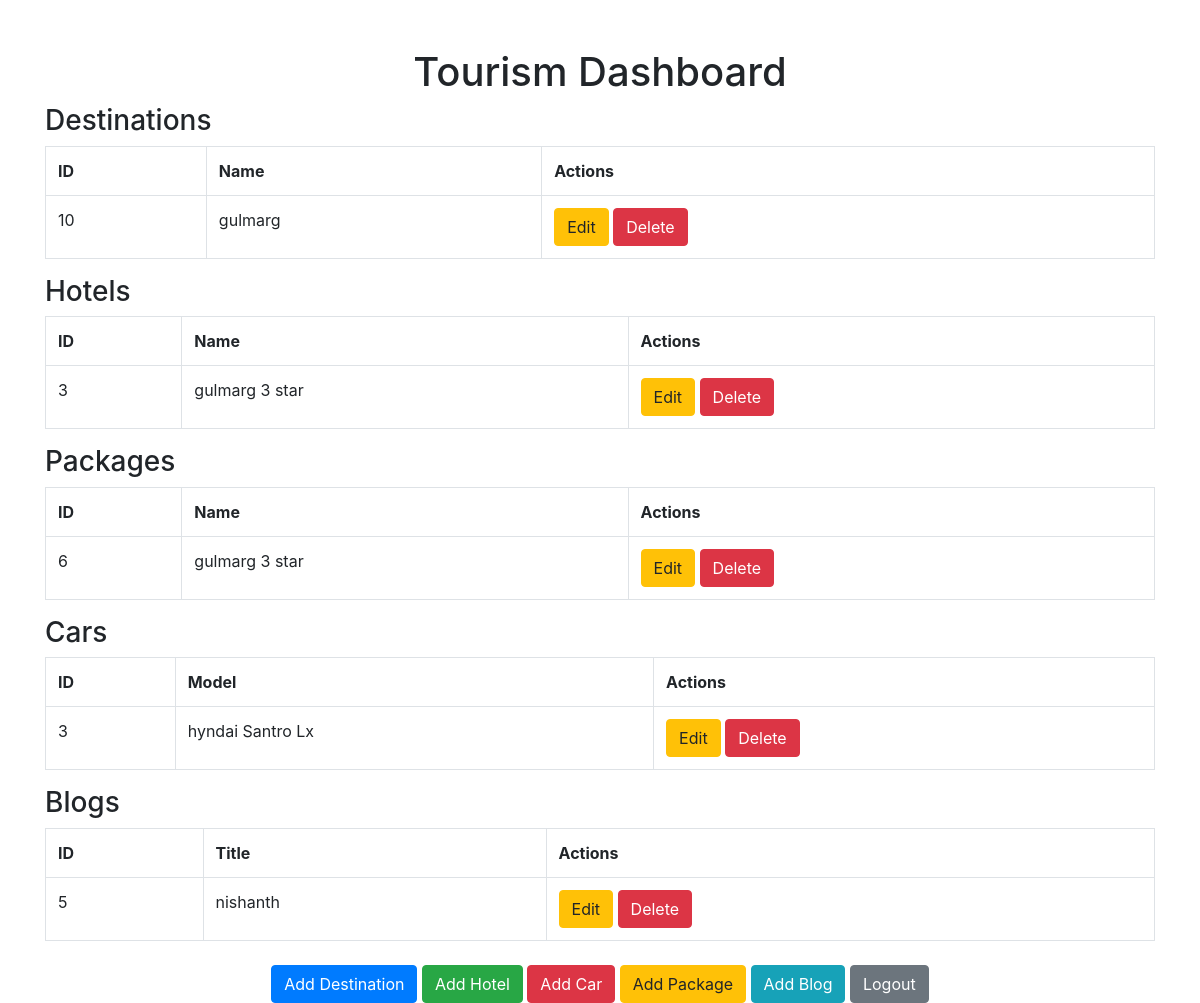
Page /admin/dashboard.php (signed in) on the committed database.
### tables this page shows
CREATE TABLE `destinations` (
  `id` int(11) NOT NULL,
  `name` varchar(255) NOT NULL,
  `description` text DEFAULT NULL,
  `image` varchar(255) DEFAULT NULL
);

CREATE TABLE `hotels` (
  `id` int(11) NOT NULL,
  `name` varchar(255) NOT NULL,
  `location` varchar(255) DEFAULT NULL,
  `description` text DEFAULT NULL,
  `price` decimal(10,2) NOT NULL,
  `status` enum('occupied','available') DEFAULT 'available',
  `image` varchar(255) DEFAULT NULL,
  `destination_id` int(11) DEFAULT NULL
);

CREATE TABLE `packages` (
  `id` int(11) NOT NULL,
  `name` varchar(255) NOT NULL,
  `description` text DEFAULT NULL,
  `duration` varchar(50) DEFAULT NULL,
  `price` decimal(10,2) DEFAULT NULL,
  `destination_id` int(11) DEFAULT NULL,
  `image` varchar(255) DEFAULT NULL,
  `is_trending` tinyint(1) NOT NULL DEFAULT 0,
  `is_featured` tinyint(1) NOT NULL DEFAULT 0,
  `rating` decimal(3,1) NOT NULL DEFAULT 5.0,
  `is_honeymoon` tinyint(1) NOT NULL DEFAULT 0,
  `is_adventure` tinyint(1) NOT NULL DEFAULT 0,
  `is_premium` tinyint(1) NOT NULL DEFAULT 0,
  `is_budget` tinyint(1) NOT NULL DEFAULT 0,
  `reviews` decimal(5,0) NOT NULL DEFAULT 0
);

CREATE TABLE `cars` (
  `id` int(11) NOT NULL,
  `model` varchar(255) NOT NULL,
  `status` enum('available','occupied') DEFAULT 'available',
  `price` decimal(10,2) DEFAULT NULL,
  `image` varchar(255) DEFAULT NULL,
  `destination_id` int(11) DEFAULT NULL
);

CREATE TABLE `blogs` (
  `id` int(11) NOT NULL,
  `title` varchar(255) NOT NULL,
  `description` text NOT NULL,
  `post_date` date NOT NULL
);

### admin/dashboard.php (the view, shortened to what this page needs)
<?php
require 'db_connect.php';
try {
    $destinations = $pdo->query("SELECT * FROM destinations")->fetchAll();
    $hotels = $pdo->query("SELECT * FROM hotels")->fetchAll();
    $packages = $pdo->query("SELECT * FROM packages")->fetchAll();
    $cars = $pdo->query("SELECT * FROM cars")->fetchAll();
    $blogs = $pdo->query("SELECT * FROM blogs")->fetchAll();
} catch (PDOException $e) {
    echo "Error: " . $e->getMessage();
}
?>
<!DOCTYPE html>
<html lang="en">
<head>
    <link href="https://maxcdn.bootstrapcdn.com/bootstrap/4.5.2/css/bootstrap.min.css" rel="stylesheet">
</head>
<body>
    <div class="container mt-5">
        <h1 class="text-center">Tourism Dashboard</h1>
        <h3>Destinations</h3>
        <table class="table table-bordered">
            <tr>
                <th>ID</th><th>Name</th><th>Actions</th>
            </tr>
            <?php foreach ($destinations as $destination): ?>
            <tr>
                <td><?= $destination['id'] ?></td>
                <td><?= htmlspecialchars($destination['name']) ?></td>
                <td>
                    <a href="edit_destination.php?id=<?= $destination['id'] ?>" class="btn btn-warning">Edit</a>
                    <a href="delete.php?type=destination&id=<?= $destination['id'] ?>" class="btn btn-danger" onclick="return confirm('Are you sure you want to delete this destination?');">Delete</a>
                </td>
            </tr>
            <?php endforeach; ?>
        </table>
        <h3>Hotels</h3>
        <table class="table table-bordered">
            <tr>
                <th>ID</th><th>Name</th><th>Actions</th>
            </tr>
            <?php foreach ($hotels as $hotel): ?>
            <tr>
                <td><?= $hotel['id'] ?></td>
                <td><?= htmlspecialchars($hotel['name']) ?></td>
                <td>
                    <a href="edit_hotel.php?id=<?= $hotel['id'] ?>" class="btn btn-warning">Edit</a>
                    <a href="delete.php?type=hotel&id=<?= $hotel['id'] ?>" class="btn btn-danger" onclick="return confirm('Are you sure you want to delete this hotel?');">Delete</a>
                </td>
            </tr>
            <?php endforeach; ?>
        </table>
        <h3>Packages</h3>
        <table class="table table-bordered">
            <tr>
                <th>ID</th><th>Name</th><th>Actions</th>
            </tr>
            <?php foreach ($packages as $package): ?>
            <tr>
                <td><?= $package['id'] ?></td>
                <td><?= htmlspecialchars($package['name']) ?></td>
                <td>
                    <a href="edit_package.php?id=<?= $package['id'] ?>" class="btn btn-warning">Edit</a>
                    <a href="delete.php?type=package&id=<?= $package['id'] ?>" class="btn btn-danger" onclick="return confirm('Are you sure you want to delete this package?');">Delete</a>
                </td>
            </tr>
            <?php endforeach; ?>
        </table>
        <h3>Cars</h3>
        <table class="table table-bordered">
            <tr>
                <th>ID</th><th>Model</th><th>Actions</th>
            </tr>
            <?php foreach ($cars as $car): ?>
            <tr>
                <td><?= $car['id'] ?></td>
                <td><?= htmlspecialchars($car['model']) ?></td>
                <td>
                    <a href="edit_car.php?id=<?= $car['id'] ?>" class="btn btn-warning">Edit</a>
                    <a href="delete.php?type=car&id=<?= $car['id'] ?>" class="btn btn-danger" onclick="return confirm('Are you sure you want to delete this car?');">Delete</a>
                </td>
            </tr>
            <?php endforeach; ?>
        </table>
        <h3>Blogs</h3>
        <table class="table table-bordered">
            <tr>
                <th>ID</th><th>Title</th><th>Actions</th>
            </tr>
            <?php foreach ($blogs as $blog): ?>
            <tr>
                <td><?= $blog['id'] ?></td>
                <td><?= htmlspecialchars($blog['title']) ?></td>
                <td>
                    <a href="edit_blog.php?id=<?= $blog['id'] ?>" class="btn btn-warning">Edit</a>
                    <a href="delete.php?type=blog&id=<?= $blog['id'] ?>" class="btn btn-danger" onclick="return confirm('Are you sure you want to delete this blog?');">Delete</a>
                </td>
            </tr>
            <?php endforeach; ?>
        </table>
        <div class="text-center mt-4">
            <a href="add_destination.php" class="btn btn-primary">Add Destination</a>
            <a href="add_hotel.php" class="btn btn-success">Add Hotel</a>
            <a href="add_car.php" class="btn btn-danger">Add Car</a>
            <a href="add_package.php" class="btn btn-warning">Add Package</a>
            <a href="add_blog.php" class="btn btn-info">Add Blog</a>
            <a href="logout.php" class="btn btn-secondary">Logout</a>
        </div>
    </div>
</body>
</html>

### rows in the picture
destinations: id "10", name "gulmarg"
hotels: id "3", name "gulmarg 3 star"
packages: id "6", name "gulmarg 3 star"
cars: id "3", model "hyndai Santro Lx"
blogs: id "5", title "nishanth"
